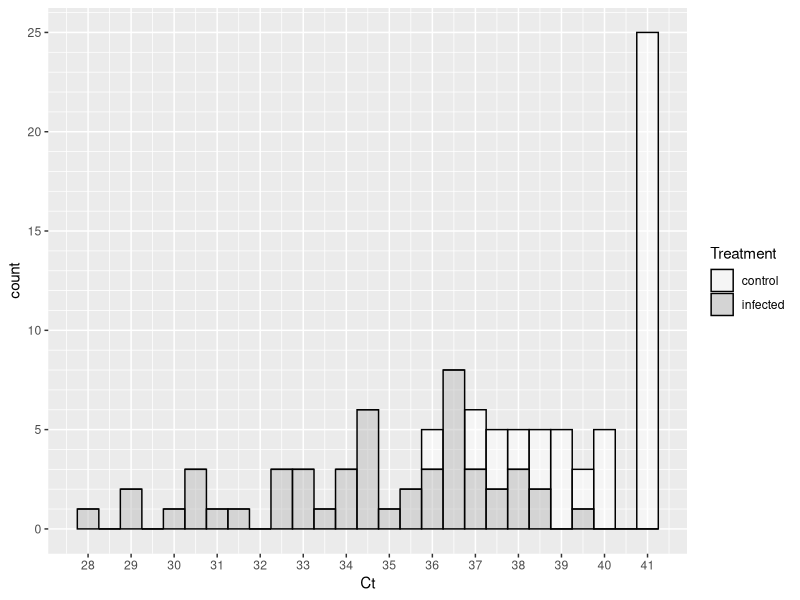
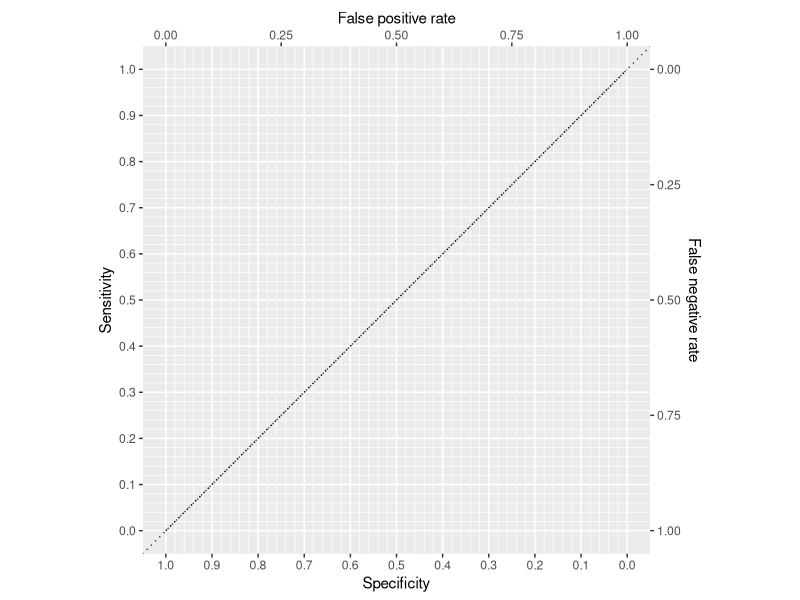
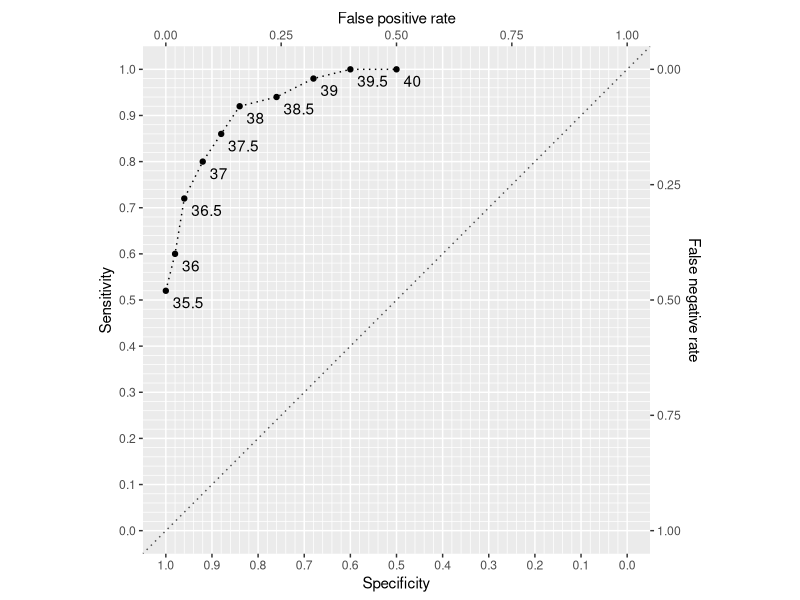

Reproduce these figures in R, in order.
## ---- chunk 1
library(tufte)
# invalidate cache when the tufte version changes
knitr::opts_chunk$set(tidy = FALSE, 
                      message = FALSE, 
                      warning = FALSE,
                      echo = FALSE,
                      cache.extra = packageVersion('tufte'))
options(htmltools.dir.version = FALSE)
## ---- chunk 2
library(tidyverse)
# library(scales) # for prettier axis labels
# library(simecol) # for running model 
# theme_set(theme_minimal())
## ---- chunk 3
set.seed(101)
df <- tibble(Treatment = rep(c("infected", "control"), each = 50), 
       Ct = c(rnorm(50, mean = 35, sd = 3), rnorm(50, mean = 40, sd = 2.25))
) %>% 
  mutate(Ct = ifelse(Ct > 40, 41, Ct))


ggplot(df, aes(Ct, fill = Treatment)) + 
  geom_histogram(position = "stack", #center = 0.5,
                 binwidth = 1/2, 
                 alpha = 1/2, color = "black") + 
  scale_fill_manual(values = c("white", "gray")) +
  scale_x_continuous(breaks = 25:41) + 
  scale_y_continuous(minor_breaks = 0:50) 
## ---- chunk 4
# create table with Ct values along rows and numbers in columns
CTs = ( 80:(2*round(10*min(df$Ct[df$Treatment=="control"]))/10-1) )/2
TP <- FP <- TN <- FN <- Sensitivity <- Specificity <- numeric(length(CTs))
df2 <- tibble(Ct = CTs, TP, FP, TN, FN, Sensitivity, Specificity)
## ---- chunk 5
# fill in actual values
for(i in 1: length(CTs)){
  TP[i] <- sum(df$Ct[df$Treatment=="infected"] <= CTs[i])
  FP[i] <- sum(df$Ct[df$Treatment=="control"] <= CTs[i])
  TN[i] <- sum(df$Ct[df$Treatment=="control"] > CTs[i])
  FN[i] <- sum(df$Ct[df$Treatment=="infected"] > CTs[i])
}
df2 <- tibble(Ct = CTs, TP, FP, TN, FN) %>% 
  mutate(Sensitivity = TP/(TP + FN),
         Specificity = TN/(TN + FP))
## ---- chunk 6
dfr <- tibble(Threshold = seq(0,100, length.out = 11),
             Specificity = (0:10)/10,#pnorm(q=Threshold, mean=30, sd=10, lower.tail=T),
             Sensitivity = (10:0)/10#pnorm(q=Threshold, mean=60, sd=10, lower.tail = F)) 
)

ggplot(dfr, aes(Specificity, Sensitivity)) + 
  geom_line(linetype = 3) + 
  scale_x_reverse("Specificity",
                  breaks = 0:10/10,
                  minor_breaks = 0:50/50,
                  sec.axis = sec_axis(~ 1- ., name="False positive rate")) + 
  scale_y_continuous("Sensitivity",
                     breaks = 0:10/10,
                     minor_breaks = 0:50/50,
                     sec.axis = sec_axis(~ 1- ., name="False negative rate")) +
  geom_abline(slope=1, intercept=1, linetype=3, color="gray30") +
  coord_equal()
## ---- chunk 7
ggplot(df2, aes(Specificity, Sensitivity)) + 
  geom_line(linetype = 3) + 
  geom_point() + 
  geom_text(aes(label = Ct), hjust = 0, nudge_x = 0.015, nudge_y = -0.025) + 
  scale_x_reverse("Specificity",
                  breaks = 0:10/10,
                  minor_breaks = 0:50/50,
                  sec.axis = sec_axis(~ 1- ., name="False positive rate")) + 
  scale_y_continuous("Sensitivity",
                     breaks = 0:10/10,
                     minor_breaks = 0:50/50,
                     sec.axis = sec_axis(~ 1- ., name="False negative rate")) +
  geom_abline(slope=1, intercept=1, linetype=3, color="gray30") +
  coord_equal(ylim = c(0,1), xlim=c(1,0))
